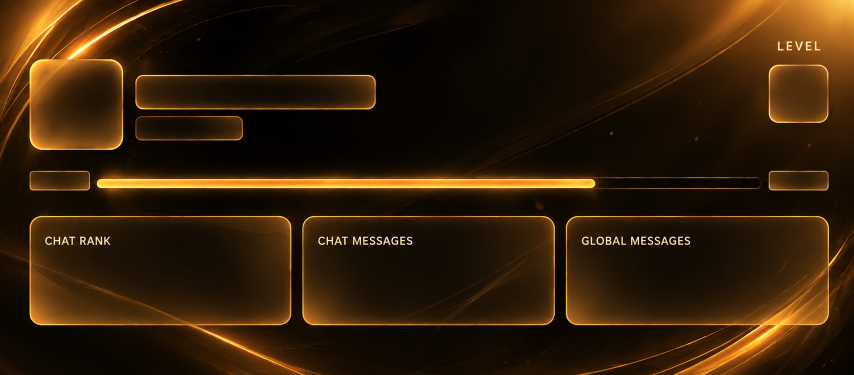
#> input picture bot/templates/template_1.png, 1708 x 750 px (shown at 1/2 size); its folder holds only this picture in this run
$ python rank_image.py
#> lines starting #> are read from the running program, lines starting #| are printed output that depends on the picture
# smash/modules/utils/rank_image.py
"""
Dynamic rank-card renderer for /rank.

The card is built on top of one of the pre-rendered master templates in
``bot/templates/template_<id>.png`` (1708 x 750). Each template already
contains the full dashboard — avatar slot, name/username pills, level
cells, progress track and the three stat cards — so PIL only overlays
the live values (avatar, name, username, level, progress, statistics)
on a 2x supersampled layer and composites it down for smooth, crisp
text.

Two geometry families exist:

v1 (templates 1-6) — flat cards:

    avatar slot      (67, 128) - (238, 292)
    name pill        x=291, baseline center y=184
    username pill    x=291, center y=257
    level box        center (1597, 187)
    progress labels  centers (119, 361) and (1597, 361)
    progress bar     x 194 -> 1522, y 357 -> 377
    stat cards       text x = 90 / 637 / 1164, values y=552, subs y=605

v2 (templates 7-19) — frosted dashboard (see ``V2``): dual level cells,
full-width bar, label chips that cover the baked percentage text, and
value/sub boxes with background-sampled ink.

Within each family the layout is identical across every template — only
the artwork, glow colour and card tint change — so text always lands in
the same place.
"""

import os
import logging
import threading
from PIL import Image, ImageDraw, ImageFilter, ImageFont

logger = logging.getLogger(__name__)

BASE_DIR = os.path.dirname(os.path.dirname(os.path.abspath(__file__)))
ASSETS_DIR = os.path.join(BASE_DIR, "bot", "assets")
TEMPLATES_DIR = os.path.join(BASE_DIR, "bot", "templates")
OUTPUT_DIR = os.path.join(BASE_DIR, "temp_profiles")

if not os.path.exists(OUTPUT_DIR):
    os.makedirs(OUTPUT_DIR, exist_ok=True)

# ----------------------------- canvas ---------------------------------------
CANVAS_W, CANVAS_H = 1708, 750
SCALE = 2  # foreground overlay supersampling

# --------------------------- fixed geometry ---------------------------------
AVATAR_BOX = (67, 128, 238, 292)      # inner area of the avatar slot
AVATAR_RADIUS = 36

NAME_X, NAME_CY, NAME_SIZE, NAME_MAX_W = 291, 184, 46, 440
USER_X, USER_CY, USER_SIZE, USER_MAX_W = 291, 257, 26, 178

LEVEL_CX, LEVEL_CY, LEVEL_SIZE, LEVEL_MAX_W = 1597, 187, 62, 96

LEFT_LABEL_C, RIGHT_LABEL_C = (119, 361), (1597, 361)
LABEL_SIZE, LABEL_MAX_W = 20, 102

BAR_X0, BAR_Y0, BAR_X1, BAR_Y1 = 194, 357, 1522, 377

CARD_TEXT_X = (90, 637, 1164)         # left padding of the three cards
CARD_MAX_W = (450, 435, 450)
VALUE_CY, SUB_CY = 552, 605
VALUE_SIZE, SUB_SIZE = 50, 24

# ----------------------------- colours --------------------------------------
WHITE = (245, 245, 245, 255)
MUTED = (190, 190, 198, 255)
LABEL = (235, 235, 240, 255)
PLACEHOLDER = (150, 150, 158, 255)

# Per-template palette: accent = text accent, fill = progress-bar fill,
# track = progress-bar empty track (sampled from the master templates),
# layout = geometry family (v1 = original six, v2 = dashboard cards).
THEME_COLORS = {
    1:  {"accent": (250, 175, 70),  "fill": (250, 163, 47), "track": (12, 6, 1),   "layout": "v1"},
    2:  {"accent": (224, 233, 245), "fill": (224, 233, 245), "track": (16, 17, 22), "layout": "v1"},
    3:  {"accent": (236, 150, 252), "fill": (233, 139, 251), "track": (12, 4, 20),  "layout": "v1"},
    4:  {"accent": (96, 140, 252),  "fill": (57, 105, 239),  "track": (3, 7, 22),   "layout": "v1"},
    5:  {"accent": (170, 224, 253), "fill": (156, 218, 252), "track": (3, 4, 10),   "layout": "v1"},
    6:  {"accent": (150, 251, 185), "fill": (139, 250, 179), "track": (2, 6, 3),    "layout": "v1"},
    7:  {"accent": (150, 185, 225), "fill": (120, 143, 171), "track": (4, 14, 35),  "layout": "v2"},
    8:  {"accent": (240, 120, 120), "fill": (232, 185, 181), "track": (13, 5, 3),   "layout": "v2"},
    9:  {"accent": (230, 230, 230), "fill": (218, 218, 218), "track": (3, 3, 3),    "layout": "v2"},
    10: {"accent": (180, 180, 180), "fill": (138, 138, 138), "track": (6, 6, 6),    "layout": "v2"},
    11: {"accent": (225, 225, 225), "fill": (210, 210, 210), "track": (14, 14, 14), "layout": "v2"},
    12: {"accent": (225, 150, 235), "fill": (211, 172, 212), "track": (16, 8, 20),  "layout": "v2"},
    13: {"accent": (240, 140, 130), "fill": (231, 116, 114), "track": (19, 2, 1),   "layout": "v2"},
    14: {"accent": (170, 215, 240), "fill": (172, 211, 231), "track": (4, 8, 16),   "layout": "v2"},
    15: {"accent": (150, 190, 230), "fill": (179, 206, 225), "track": (8, 21, 42),  "layout": "v2"},
    16: {"accent": (200, 140, 136), "fill": (148, 107, 104), "track": (13, 5, 4),   "layout": "v2"},
    17: {"accent": (225, 225, 228), "fill": (216, 216, 216), "track": (4, 6, 9),    "layout": "v2"},
    18: {"accent": (185, 185, 185), "fill": (134, 134, 134), "track": (11, 11, 11), "layout": "v2"},
    19: {"accent": (170, 205, 235), "fill": (170, 202, 229), "track": (3, 8, 17),   "layout": "v2"},
}

# --------------------------- v2 geometry ------------------------------------
# Dashboard layout shared by templates 7-19 (1708 x 750; measured, all
# thirteen agree within a few px). Boxes are (x0, y0, x1, y1) unless noted.
V2 = {
    "avatar":        (59, 95, 246, 265),
    "avatar_radius": 30,
    "name":          (291, 149, 400),     # x, baseline-center y, max width
    "name_box":      (271, 116, 707, 182),
    "user":          (291, 222, 171),
    "user_box":      (271, 194, 474, 251),
    "cell_label":    (1526, 105, 1643, 166),   # upper cell: "LEVEL"
    "cell_value":    (1526, 174, 1643, 240),   # lower cell: level number
    "lbl_l":         (65, 352),            # left label anchor (lm), center y
    "lbl_r":         (1645, 352),          # right label anchor (rm), center y
    "lbl_size":      23,
    "lbl_l_chip":    (54, 341, 305, 376),  # cover for baked "NN% to next level"
    "lbl_r_chip":    (1428, 341, 1656, 376),  # cover for baked "Next: Level N"
    "bar":           (59, 388, 1660, 411),
    "cards": (
        # value + sub boxes per card (headers are baked into the art)
        (86, 546, 226, 623), (86, 632, 179, 667),
        (626, 546, 766, 623), (626, 632, 719, 667),
        (1153, 546, 1293, 623), (1153, 632, 1246, 667),
    ),
    "chip_fill":     (10, 10, 12, 240),    # solid chip hides baked label text
}

# Measured header geometry per v2 template. Pill/cell centre-y read from each
# art's borders (accent-colour + column scans, cross-checked per template);
# the shared boxes above are only the legacy average. Text is centred on the
# per-template values so name/username/LEVEL/level sit inside their slots on
# every template, including #19 whose art matches #18 after the owner swap.
V2_HDR = {
    7:  {"name": 136.5, "user": 207.5, "cell_u": 123.0, "cell_l": 204.0},
    8:  {"name": 148.5, "user": 215.5, "cell_u": 134.0, "cell_l": 209.0},
    9:  {"name": 137.5, "user": 207.5, "cell_u": 126.5, "cell_l": 202.0},
    10: {"name": 144.0, "user": 211.5, "cell_u": 127.0, "cell_l": 210.0},
    11: {"name": 141.0, "user": 209.0, "cell_u": 116.5, "cell_l": 193.5},
    12: {"name": 137.5, "user": 205.0, "cell_u": 120.0, "cell_l": 201.5},
    13: {"name": 140.5, "user": 205.5, "cell_u": 126.5, "cell_l": 207.0},
    14: {"name": 139.5, "user": 208.5, "cell_u": 123.5, "cell_l": 200.0},
    15: {"name": 166.0, "user": 234.0, "cell_u": 143.5, "cell_l": 224.0},
    16: {"name": 143.5, "user": 212.5, "cell_u": 131.5, "cell_l": 204.5},
    17: {"name": 145.5, "user": 213.0, "cell_u": 125.5, "cell_l": 202.5},
    18: {"name": 145.0, "user": 213.5, "cell_u": 125.0, "cell_l": 200.0},
    19: {"name": 145.0, "user": 213.5, "cell_u": 125.0, "cell_l": 200.0},
}
# Ink centre minus anchor y for the sample strings (measured on renders):
# name/user use anchor "lm", the cells use "mm".
_V2_BIAS = {"name": 0.5, "user": 3.0, "cell_u": 0.5, "cell_l": 1.0}
# Legacy fixed ink centres (pre per-template fix) - fallback for unknown ids.
_V2_LEGACY = {"name": 149.5, "user": 225.0, "cell_u": 136.0, "cell_l": 208.0}


def _get_theme_colors(template_id: int) -> dict:
    """Theme palette for a template, falling back to template 1."""
    return THEME_COLORS.get(template_id, THEME_COLORS[1])


# ----------------------------- fonts ----------------------------------------
def _font_path():
    bold = os.path.join(ASSETS_DIR, "NotoSans-Bold.ttf")
    if os.path.exists(bold):
        return bold
    if os.name == "nt":
        return "arialbd.ttf"
    return "/usr/share/fonts/truetype/dejavu/DejaVuSans-Bold.ttf"


_FONT_FILE = _font_path()
_font_cache = {}


def _font(size):
    if size not in _font_cache:
        try:
            _font_cache[size] = ImageFont.truetype(_FONT_FILE, size)
        except Exception:
            _font_cache[size] = ImageFont.load_default()
    return _font_cache[size]


def _fit(draw, text, size, max_width):
    """Shrink the font so ``text`` never overflows its slot."""
    text = "" if text is None else str(text)
    if not text:
        return text, _font(size)
    while size > 12 and draw.textlength(text, font=_font(size)) > max_width:
        size -= 1
    font = _font(size)
    if draw.textlength(text, font=font) > max_width:
        while len(text) > 1 and draw.textlength(text + "\u2026", font=font) > max_width:
            text = text[:-1]
        text = text.rstrip() + "\u2026"
        font = _font(size)
    return text, font


# ----------------------------- templates ------------------------------------
_tpl_lock = threading.Lock()
_tpl_cache = {}


def _load_template(template_id: int) -> Image.Image:
    """Master template RGB image (cached; callers must not mutate it)."""
    with _tpl_lock:
        hit = _tpl_cache.get(template_id)
    if hit is not None:
        return hit
    path = os.path.join(TEMPLATES_DIR, f"template_{template_id}.png")
    try:
        img = Image.open(path).convert("RGB")
        if img.size != (CANVAS_W, CANVAS_H):
            img = img.resize((CANVAS_W, CANVAS_H), Image.LANCZOS)
    except Exception as e:
        logger.warning(f"[rank_image] template {template_id} load failed: {e}")
        img = Image.new("RGB", (CANVAS_W, CANVAS_H), (14, 14, 16))
    with _tpl_lock:
        _tpl_cache[template_id] = img
    return img


# ----------------------------- avatar ---------------------------------------
def _paste_avatar(overlay, avatar_path, box=None, radius=None):
    """Center-crop + rounded-mask the avatar into the template's slot."""
    x0, y0, x1, y1 = box if box else AVATAR_BOX
    radius = AVATAR_RADIUS if radius is None else radius
    w, h = (x1 - x0) * SCALE, (y1 - y0) * SCALE

    src = None
    if avatar_path and os.path.exists(avatar_path):
        try:
            src = Image.open(avatar_path).convert("RGB")
        except Exception as e:
            logger.warning(f"[rank_image] avatar load failed: {e}")

    if src is None:
        d = ImageDraw.Draw(overlay)
        d.text(
            (((x0 + x1) // 2) * SCALE, ((y0 + y1) // 2) * SCALE),
            "?", font=_font(78 * SCALE), fill=PLACEHOLDER, anchor="mm",
        )
        return

    side = min(src.size)
    left = (src.width - side) // 2
    top = (src.height - side) // 2
    av = src.crop((left, top, left + side, top + side)).resize(
        (w, h), Image.LANCZOS
    ).convert("RGBA")

    mask = Image.new("L", av.size, 0)
    ImageDraw.Draw(mask).rounded_rectangle(
        (0, 0, w - 1, h - 1), radius=radius * SCALE, fill=255
    )
    av.putalpha(mask)
    overlay.paste(av, (x0 * SCALE, y0 * SCALE), av)


# ----------------------------- progress bar ---------------------------------
def _bar_layer(pct: float, theme: dict, rect=None):
    """Build the glowing progress bar (incl. feathered shade) for ``pct``.

    The shade neutralises the template's baked placeholder fill so the
    real progress can start from zero without a ghost glow.
    Returns (layer, paste_position).
    """
    s = SCALE
    bx0, by0, bx1, by1 = rect if rect else (BAR_X0, BAR_Y0, BAR_X1, BAR_Y1)
    bw, bh = (bx1 - bx0) * s, (by1 - by0) * s
    pad = 70 * s
    fill_rgb, track_rgb = theme["fill"], theme["track"]

    layer = Image.new("RGBA", (bw + 2 * pad, bh + 2 * pad), (0, 0, 0, 0))
    d = ImageDraw.Draw(layer)
    d.rounded_rectangle(
        (pad, pad - 26 * s, pad + bw, pad + bh + 26 * s),
        radius=30 * s, fill=(0, 0, 0, 170),
    )
    layer = layer.filter(ImageFilter.GaussianBlur(14 * s))

    fill_w = int(bw * max(0.0, min(100.0, pct)) / 100)
    if fill_w > 0:
        glow = Image.new("RGBA", layer.size, (0, 0, 0, 0))
        ImageDraw.Draw(glow).rounded_rectangle(
            (pad, pad - 5 * s, pad + max(fill_w, bh), pad + bh + 5 * s),
            radius=bh // 2, fill=fill_rgb + (175,),
        )
        glow = glow.filter(ImageFilter.GaussianBlur(11 * s))
        layer = Image.alpha_composite(layer, glow)

    d = ImageDraw.Draw(layer)
    d.rounded_rectangle(
        (pad, pad, pad + bw, pad + bh), radius=bh // 2, fill=track_rgb + (255,)
    )
    if fill_w > 4 * s:
        d.rounded_rectangle(
            (pad, pad, pad + fill_w, pad + bh),
            radius=min(bh // 2, fill_w // 2),
            fill=fill_rgb + (255,),
        )
    return layer, (bx0 * s - pad, by0 * s - pad)


# ------------------------------- card ---------------------------------------
def _split_rank(rank_text):
    """``#3/57`` -> (``#3``, ``of 57``) — value + context line."""
    text = "" if rank_text is None else str(rank_text)
    if "/" in text:
        value, _, total = text.partition("/")
        value, total = value.strip(), total.strip()
        return value, (f"of {total}" if total else "")
    return text, ""


# ------------------------------- contrast -----------------------------------
# [7 lines left out: function _bg_lum, not called in this run]


def _ink(lum, color=WHITE, dark=(24, 26, 34, 255)):
    """Readable text colour: flip to dark ink on bright frosted boxes."""
    return dark if lum > 155 else color


# [5 lines left out: function _accent_ink, not called in this run]


# ------------------------------- v1 drawing ---------------------------------
def _draw_v1(base, overlay, theme, name, username, level, next_level,
             progress_pct, rank_text, messages, global_messages, avatar_path):
    accent = theme["accent"] + (255,)
    draw = ImageDraw.Draw(overlay)

    # ---- profile header ----
    _paste_avatar(overlay, avatar_path)

    name_txt, name_font = _fit(
        draw, str(name).upper(), NAME_SIZE * SCALE, NAME_MAX_W * SCALE
    )
    if name_txt:
        draw.text((NAME_X * SCALE, NAME_CY * SCALE), name_txt,
                  font=name_font, fill=WHITE, anchor="lm")

    user_txt, user_font = _fit(
        draw, username, USER_SIZE * SCALE, USER_MAX_W * SCALE
    )
    if user_txt:
        draw.text((USER_X * SCALE, USER_CY * SCALE), user_txt,
                  font=user_font, fill=accent, anchor="lm")

    # ---- level box ----
    lvl_txt, lvl_font = _fit(
        draw, str(level), LEVEL_SIZE * SCALE, LEVEL_MAX_W * SCALE
    )
    draw.text((LEVEL_CX * SCALE, LEVEL_CY * SCALE), lvl_txt,
              font=lvl_font, fill=accent, anchor="mm")

    # ---- progress labels + bar ----
    pct = max(0.0, min(100.0, float(progress_pct or 0)))
    lbl_txt, lbl_font = _fit(
        draw, f"{round(pct)}%", LABEL_SIZE * SCALE, LABEL_MAX_W * SCALE
    )
    draw.text((LEFT_LABEL_C[0] * SCALE, LEFT_LABEL_C[1] * SCALE), lbl_txt,
              font=lbl_font, fill=LABEL, anchor="mm")

    nxt_txt, nxt_font = _fit(
        draw, f"NEXT: {next_level}", LABEL_SIZE * SCALE, LABEL_MAX_W * SCALE
    )
    draw.text((RIGHT_LABEL_C[0] * SCALE, RIGHT_LABEL_C[1] * SCALE), nxt_txt,
              font=nxt_font, fill=LABEL, anchor="mm")

    bar, pos = _bar_layer(pct, theme)
    overlay.alpha_composite(bar, dest=pos)

    # ---- statistics ----
    rank_value, rank_sub = _split_rank(rank_text)
    cards = (
        (rank_value, rank_sub),
        (messages, "this chat"),
        (global_messages, "all chats"),
    )
    for i, (value, sub) in enumerate(cards):
        tx = CARD_TEXT_X[i]
        val_txt, val_font = _fit(
            draw, value, VALUE_SIZE * SCALE, CARD_MAX_W[i] * SCALE
        )
        draw.text((tx * SCALE, VALUE_CY * SCALE), val_txt,
                  font=val_font, fill=WHITE, anchor="lm")
        if sub:
            sub_txt, sub_font = _fit(
                draw, sub, SUB_SIZE * SCALE, CARD_MAX_W[i] * SCALE
            )
            draw.text((tx * SCALE, SUB_CY * SCALE), sub_txt,
                      font=sub_font, fill=MUTED, anchor="lm")


# ------------------------------- v2 drawing ---------------------------------
# [99 lines left out: function _draw_v2, not called in this run]


def create_rank_card(
    name,
    username,
    level,
    next_level,
    progress_pct,
    rank_text,
    messages,
    global_messages,
    output_path,
    avatar_path=None,
    template_id=1,
):
    """
    Build the rank card over template_<template_id>.png.

    All display values are supplied dynamically:
      name / username       profile header strings
      avatar_path            square source image (any size) or None
      level / next_level     current + upcoming level numbers
      progress_pct           0-100 fill of the level bar
      rank_text              "rank/total" for stat card 1
      messages               statistic card 2 value
      global_messages        statistic card 3 value
      output_path            where the PNG is written
      template_id            theme template (1-19)
    Returns output_path on success, None on failure.
    """
    theme = _get_theme_colors(template_id)

    try:
        base = _load_template(template_id)
        overlay = Image.new(
            "RGBA", (CANVAS_W * SCALE, CANVAS_H * SCALE), (0, 0, 0, 0)
        )

        args = (base, overlay, theme, name, username, level, next_level,
                progress_pct, rank_text, messages, global_messages, avatar_path)
        if theme.get("layout") == "v2":
            _draw_v2(*args, template_id=template_id)
        else:
            _draw_v1(*args)

        # ---- compose ----
        fg = overlay.resize((CANVAS_W, CANVAS_H), Image.LANCZOS)
        out = Image.alpha_composite(base.convert("RGBA"), fg).convert("RGB")
        out.save(output_path, "PNG", compress_level=1)
        return output_path

    except Exception as e:
        logger.error(f"[rank_image] card generation failed: {e}")
        return None


def build_sample():
    """Local preview with placeholder data (not used by the bot)."""
    out = os.path.join(OUTPUT_DIR, "rank_sample.png")
    return create_rank_card(
        name="Anirudh",
        username="@hey_anirudh",
        level=7,
        next_level=8,
        progress_pct=62,
        rank_text="#3/57",
        messages="1,240",
        global_messages="9,483",
        output_path=out,
        avatar_path=None,
        template_id=1,
    )
#> in _load_template, img is the input picture: PIL image 1708x750 RGB; mean R, G, B 50.3, 29.8, 8.1
#> in _draw_v1, `accent = theme["accent"] + (255,)`: accent = (250, 175, 70, 255)
#> in _draw_v1, `_paste_avatar(overlay, avatar_path)`:
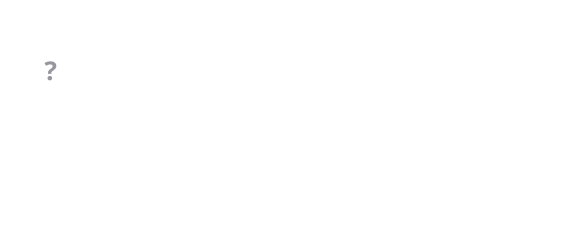
#> overlay: PIL image 3416x1500 RGBA (shown at 1/6 size); mean R, G, B, A 0.1, 0.1, 0.1, 0.2; transparent parts drawn white
#> in _draw_v1, `name_txt, name_font = _fit( draw, str(name).upper(), NAME_SIZE * SCALE..`: name_txt = 'ANIRUDH'
#> in _draw_v1, `user_txt, user_font = _fit( draw, username, USER_SIZE * SCALE, USER_MA..`: user_txt = '@hey_anirudh'
#> in _draw_v1, `lvl_txt, lvl_font = _fit( draw, str(level), LEVEL_SIZE * SCALE, LEVEL_..`: lvl_txt = '7'
#> in _draw_v1, `lbl_txt, lbl_font = _fit( draw, f"{round(pct)}%", LABEL_SIZE * SCALE, ..`: lbl_txt = '62%'
#> in _draw_v1, `nxt_txt, nxt_font = _fit( draw, f"NEXT: {next_level}", LABEL_SIZE * SC..`: nxt_txt = 'NEXT: 8'
#> in _bar_layer, `fill_rgb, track_rgb = theme["fill"], theme["track"]`: fill_rgb = (250, 163, 47); track_rgb = (12, 6, 1)
#> in _bar_layer, `ImageDraw.Draw(glow).rounded_rectangle( (pad, pad - 5 * s, pad + max(f..`:
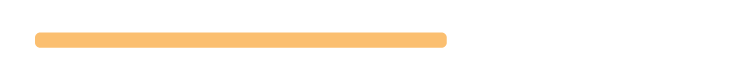
#> glow: PIL image 2936x320 RGBA (shown at 1/4 size); mean R, G, B, A 26.6, 17.4, 5, 18.6; transparent parts drawn white
#> in _bar_layer, `glow = glow.filter(ImageFilter.GaussianBlur(11 * s))`:
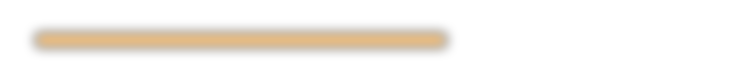
#> glow: PIL image 2936x320 RGBA (shown at 1/4 size); mean R, G, B, A 26.6, 17.4, 5, 18.6; transparent parts drawn white
#> in _bar_layer, `layer = Image.alpha_composite(layer, glow)`:
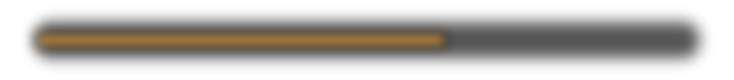
#> layer: PIL image 2936x320 RGBA (shown at 1/4 size); mean R, G, B, A 13.6, 8.8, 2.5, 76.3; transparent parts drawn white
#> in _draw_v1, `bar, pos = _bar_layer(pct, theme)`:
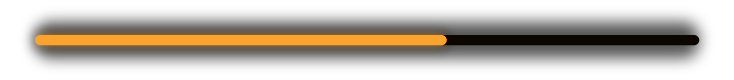
#> bar: PIL image 2936x320 RGBA (shown at 1/4 size); mean R, G, B, A 23.4, 15.2, 4.3, 83.2; transparent parts drawn white
#> in _draw_v1, `bar, pos = _bar_layer(pct, theme)`: pos = (248, 574)
#> in _draw_v1, `overlay.alpha_composite(bar, dest=pos)`:
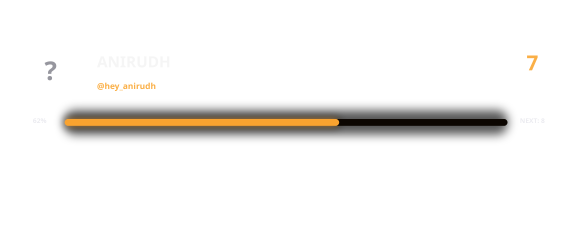
#> overlay: PIL image 3416x1500 RGBA (shown at 1/6 size); mean R, G, B, A 5.7, 4.1, 1.9, 16.6; transparent parts drawn white
#> the loop in _draw_v1, `for i, (value, sub) in enumerate(cards):` made 3 passes
#> (val_txt, sub_txt) on passes 1 to 3: ('#3', 'of 57'), ('1,240', 'this chat'), ('9,483', 'all chats')
#> in create_rank_card, `out = Image.alpha_composite(base.convert("RGBA"), fg).convert("RGB")`:
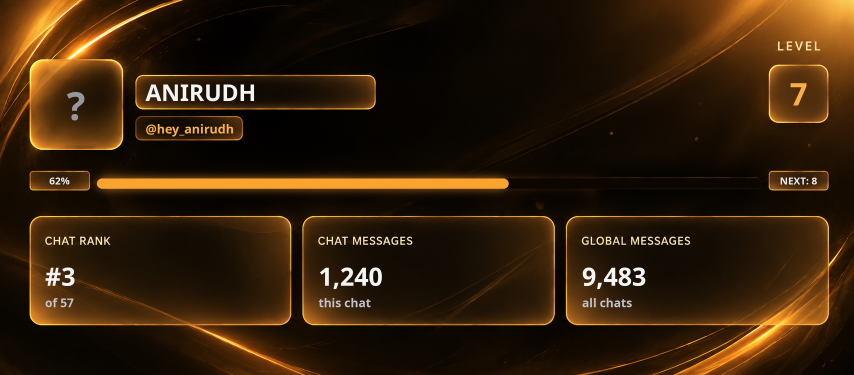
#> out: PIL image 1708x750 RGB (shown at 1/2 size); mean R, G, B 51.2, 31, 10


if __name__ == "__main__":
    logging.basicConfig(level=logging.INFO)
    print(build_sample())
